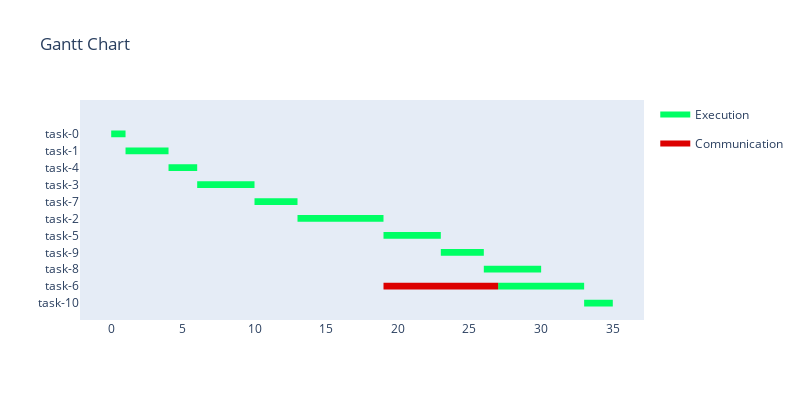

The code cell stored with this chart in its notebook:
### Code cell
solution_path, sG = Astar(init_state,goal_check,find_neighbors,heuristic,cost_between, search_space=Gex_2)
solution_path[-1].plot_gantt_chart()

print(solution_path[-1])

### Figure 1 — Plotly figure (JSON) as saved in the notebook; plotly's stock layout.template omitted (floating-point values rounded to 4 significant figures)
{"data": [{"fill": "toself", "fillcolor": "rgb(0, 255, 100)", "hoverinfo": "name", "legendgroup": "rgb(0, 255, 100)", "mode": "none", "name": "Execution", "type": "scatter", "x": [0, 1, 1, 0, 0, 1, 4, 4, 1, 1, 4, 6, 6, 4, 4, 6, 10, 10, 6, 6, 10, 13, 13, 10, 10, 13, 19, 19, 13, 13, 19, 23, 23, 19, 19, 23, 26, 26, 23, 23, 26, 30, 30, 26, 26, 27, 33, 33, 27, 27, 33, 35, 35, 33], "y": [9.8, 9.8, 10.2, 10.2, null, 8.8, 8.8, 9.2, 9.2, null, 7.8, 7.8, 8.2, 8.2, null, 6.8, 6.8, 7.2, 7.2, null, 5.8, 5.8, 6.2, 6.2, null, 4.8, 4.8, 5.2, 5.2, null, 3.8, 3.8, 4.2, 4.2, null, 2.8, 2.8, 3.2, 3.2, null, 1.8, 1.8, 2.2, 2.2, null, 0.8, 0.8, 1.2, 1.2, null, -0.2, -0.2, 0.2, 0.2]}, {"fill": "toself", "fillcolor": "rgb(220, 0, 0)", "hoverinfo": "name", "legendgroup": "rgb(220, 0, 0)", "mode": "none", "name": "Communication", "type": "scatter", "x": [19, 27, 27, 19], "y": [0.8, 0.8, 1.2, 1.2]}, {"legendgroup": "rgb(0, 255, 100)", "marker": {"color": "rgb(0, 255, 100)", "opacity": 0, "size": 1}, "mode": "markers", "name": "", "showlegend": false, "text": [null, null, null, null, null, null, null, null, null, null, null, null, null, null, null, null, null, null, null, null, null, null], "type": "scatter", "x": [0, 1, 1, 4, 4, 6, 6, 10, 10, 13, 13, 19, 19, 23, 23, 26, 26, 30, 27, 33, 33, 35], "y": [10, 10, 9, 9, 8, 8, 7, 7, 6, 6, 5, 5, 4, 4, 3, 3, 2, 2, 1, 1, 0, 0]}, {"legendgroup": "rgb(220, 0, 0)", "marker": {"color": "rgb(220, 0, 0)", "opacity": 0, "size": 1}, "mode": "markers", "name": "", "showlegend": false, "text": [null, null], "type": "scatter", "x": [19, 27], "y": [1, 1]}], "layout": {"autosize": false, "height": 400, "hovermode": "closest", "showlegend": true, "title": {"text": "Gantt Chart"}, "width": 800, "xaxis": {"rangeselector": {"buttons": [{"count": 7, "label": "1w", "step": "day", "stepmode": "backward"}, {"count": 1, "label": "1m", "step": "month", "stepmode": "backward"}, {"count": 6, "label": "6m", "step": "month", "stepmode": "backward"}, {"count": 1, "label": "YTD", "step": "year", "stepmode": "todate"}, {"count": 1, "label": "1y", "step": "year", "stepmode": "backward"}, {"step": "all"}]}, "showgrid": false, "type": "linear", "zeroline": false}, "yaxis": {"autorange": false, "range": [-1, 12], "showgrid": false, "ticktext": ["task-10", "task-6", "task-8", "task-9", "task-5", "task-2", "task-7", "task-3", "task-4", "task-1", "task-0"], "tickvals": [0, 1, 2, 3, 4, 5, 6, 7, 8, 9, 10], "zeroline": false}}}
